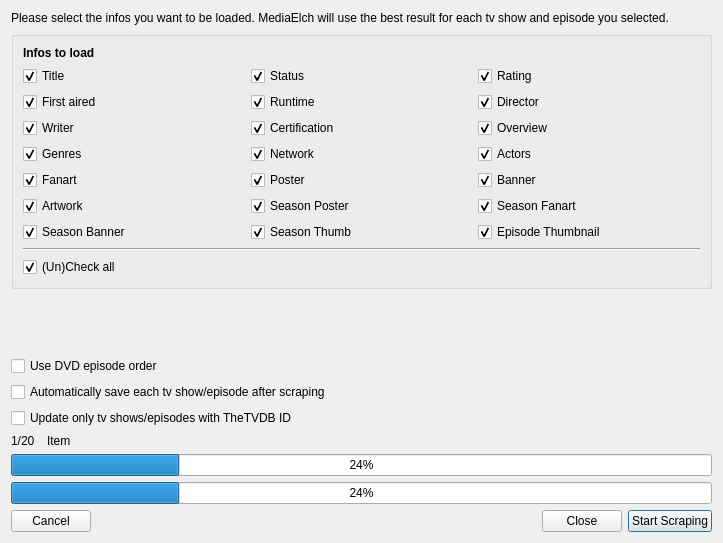
<?xml version="1.0" encoding="UTF-8"?>
<ui version="4.0">
 <class>TvShowMultiScrapeDialog</class>
 <widget class="QDialog" name="TvShowMultiScrapeDialog">
  <property name="geometry">
   <rect>
    <x>0</x>
    <y>0</y>
    <width>723</width>
    <height>543</height>
   </rect>
  </property>
  <property name="windowTitle">
   <string>TV Show Multi Scrape</string>
  </property>
  <property name="windowIcon">
   <iconset resource="../MediaElch.qrc">
    <normaloff>:/img/MediaElch.png</normaloff>:/img/MediaElch.png</iconset>
  </property>
  <layout class="QVBoxLayout" name="verticalLayout">
   <item>
    <widget class="QLabel" name="label">
     <property name="text">
      <string>Please select the infos you want to be loaded. MediaElch will use the best result for each tv show and episode you selected.</string>
     </property>
     <property name="wordWrap">
      <bool>true</bool>
     </property>
    </widget>
   </item>
   <item>
    <widget class="QGroupBox" name="groupBox">
     <property name="title">
      <string/>
     </property>
     <layout class="QVBoxLayout" name="verticalLayout_3">
      <item>
       <widget class="QLabel" name="label_2">
        <property name="font">
         <font>
          <weight>75</weight>
          <bold>true</bold>
         </font>
        </property>
        <property name="text">
         <string>Infos to load</string>
        </property>
       </widget>
      </item>
      <item>
       <layout class="QGridLayout" name="gridLayout_2">
        <item row="0" column="0">
         <widget class="MyCheckBox" name="chkTitle">
          <property name="text">
           <string>Title</string>
          </property>
          <property name="checked">
           <bool>true</bool>
          </property>
          <property name="type" stdset="0">
           <string notr="true">both</string>
          </property>
         </widget>
        </item>
        <item row="6" column="2">
         <widget class="MyCheckBox" name="chkEpisodeThumbnail">
          <property name="text">
           <string>Episode Thumbnail</string>
          </property>
          <property name="checked">
           <bool>true</bool>
          </property>
          <property name="type" stdset="0">
           <string notr="true">episode</string>
          </property>
         </widget>
        </item>
        <item row="6" column="1">
         <widget class="MyCheckBox" name="chkSeasonThumb">
          <property name="text">
           <string>Season Thumb</string>
          </property>
          <property name="checked">
           <bool>true</bool>
          </property>
          <property name="type" stdset="0">
           <string notr="true">show</string>
          </property>
         </widget>
        </item>
        <item row="6" column="0">
         <widget class="MyCheckBox" name="chkSeasonBanner">
          <property name="text">
           <string>Season Banner</string>
          </property>
          <property name="checked">
           <bool>true</bool>
          </property>
          <property name="type" stdset="0">
           <string notr="true">show</string>
          </property>
         </widget>
        </item>
        <item row="5" column="2">
         <widget class="MyCheckBox" name="chkSeasonFanart">
          <property name="text">
           <string>Season Fanart</string>
          </property>
          <property name="checked">
           <bool>true</bool>
          </property>
          <property name="type" stdset="0">
           <string notr="true">show</string>
          </property>
         </widget>
        </item>
        <item row="5" column="1">
         <widget class="MyCheckBox" name="chkSeasonPoster">
          <property name="text">
           <string>Season Poster</string>
          </property>
          <property name="checked">
           <bool>true</bool>
          </property>
          <property name="type" stdset="0">
           <string notr="true">show</string>
          </property>
         </widget>
        </item>
        <item row="5" column="0">
         <widget class="MyCheckBox" name="chkExtraArts">
          <property name="text">
           <string>Artwork</string>
          </property>
          <property name="checked">
           <bool>true</bool>
          </property>
          <property name="type" stdset="0">
           <string notr="true">show</string>
          </property>
         </widget>
        </item>
        <item row="4" column="2">
         <widget class="MyCheckBox" name="chkBanner">
          <property name="text">
           <string>Banner</string>
          </property>
          <property name="checked">
           <bool>true</bool>
          </property>
          <property name="type" stdset="0">
           <string notr="true">show</string>
          </property>
         </widget>
        </item>
        <item row="4" column="1">
         <widget class="MyCheckBox" name="chkPoster">
          <property name="text">
           <string>Poster</string>
          </property>
          <property name="checked">
           <bool>true</bool>
          </property>
          <property name="type" stdset="0">
           <string notr="true">show</string>
          </property>
         </widget>
        </item>
        <item row="4" column="0">
         <widget class="MyCheckBox" name="chkFanart">
          <property name="text">
           <string>Fanart</string>
          </property>
          <property name="checked">
           <bool>true</bool>
          </property>
          <property name="type" stdset="0">
           <string notr="true">show</string>
          </property>
         </widget>
        </item>
        <item row="3" column="2">
         <widget class="MyCheckBox" name="chkActors">
          <property name="text">
           <string>Actors</string>
          </property>
          <property name="checked">
           <bool>true</bool>
          </property>
          <property name="type" stdset="0">
           <string notr="true">show</string>
          </property>
         </widget>
        </item>
        <item row="3" column="1">
         <widget class="MyCheckBox" name="chkNetwork">
          <property name="text">
           <string>Network</string>
          </property>
          <property name="checked">
           <bool>true</bool>
          </property>
          <property name="type" stdset="0">
           <string notr="true">both</string>
          </property>
         </widget>
        </item>
        <item row="3" column="0">
         <widget class="MyCheckBox" name="chkGenres">
          <property name="text">
           <string>Genres</string>
          </property>
          <property name="checked">
           <bool>true</bool>
          </property>
          <property name="type" stdset="0">
           <string notr="true">show</string>
          </property>
         </widget>
        </item>
        <item row="2" column="2">
         <widget class="MyCheckBox" name="chkOverview">
          <property name="text">
           <string>Overview</string>
          </property>
          <property name="checked">
           <bool>true</bool>
          </property>
          <property name="type" stdset="0">
           <string notr="true">both</string>
          </property>
         </widget>
        </item>
        <item row="2" column="1">
         <widget class="MyCheckBox" name="chkCertification">
          <property name="text">
           <string>Certification</string>
          </property>
          <property name="checked">
           <bool>true</bool>
          </property>
          <property name="type" stdset="0">
           <string notr="true">both</string>
          </property>
         </widget>
        </item>
        <item row="2" column="0">
         <widget class="MyCheckBox" name="chkWriter">
          <property name="text">
           <string>Writer</string>
          </property>
          <property name="checked">
           <bool>true</bool>
          </property>
          <property name="type" stdset="0">
           <string notr="true">episode</string>
          </property>
         </widget>
        </item>
        <item row="1" column="2">
         <widget class="MyCheckBox" name="chkDirector">
          <property name="text">
           <string>Director</string>
          </property>
          <property name="checked">
           <bool>true</bool>
          </property>
          <property name="type" stdset="0">
           <string notr="true">episode</string>
          </property>
         </widget>
        </item>
        <item row="1" column="1">
         <widget class="MyCheckBox" name="chkRuntime">
          <property name="text">
           <string>Runtime</string>
          </property>
          <property name="checked">
           <bool>true</bool>
          </property>
          <property name="type" stdset="0">
           <string notr="true">show</string>
          </property>
         </widget>
        </item>
        <item row="1" column="0">
         <widget class="MyCheckBox" name="chkFirstAired">
          <property name="text">
           <string>First aired</string>
          </property>
          <property name="checked">
           <bool>true</bool>
          </property>
          <property name="type" stdset="0">
           <string notr="true">both</string>
          </property>
         </widget>
        </item>
        <item row="0" column="2">
         <widget class="MyCheckBox" name="chkRating">
          <property name="text">
           <string>Rating</string>
          </property>
          <property name="checked">
           <bool>true</bool>
          </property>
          <property name="type" stdset="0">
           <string notr="true">both</string>
          </property>
         </widget>
        </item>
        <item row="0" column="1">
         <widget class="MyCheckBox" name="chkStatus">
          <property name="text">
           <string>Status</string>
          </property>
          <property name="checked">
           <bool>true</bool>
          </property>
          <property name="type" stdset="0">
           <string notr="true">show</string>
          </property>
         </widget>
        </item>
       </layout>
      </item>
      <item>
       <widget class="Line" name="line">
        <property name="orientation">
         <enum>Qt::Horizontal</enum>
        </property>
       </widget>
      </item>
      <item>
       <widget class="QCheckBox" name="chkUnCheckAll">
        <property name="text">
         <string>(Un)Check all</string>
        </property>
        <property name="checked">
         <bool>true</bool>
        </property>
       </widget>
      </item>
     </layout>
    </widget>
   </item>
   <item>
    <spacer name="verticalSpacer">
     <property name="orientation">
      <enum>Qt::Vertical</enum>
     </property>
     <property name="sizeHint" stdset="0">
      <size>
       <width>20</width>
       <height>47</height>
      </size>
     </property>
    </spacer>
   </item>
   <item>
    <widget class="QCheckBox" name="chkDvdOrder">
     <property name="text">
      <string>Use DVD episode order</string>
     </property>
    </widget>
   </item>
   <item>
    <widget class="QCheckBox" name="chkAutoSave">
     <property name="text">
      <string>Automatically save each tv show/episode after scraping</string>
     </property>
    </widget>
   </item>
   <item>
    <widget class="QCheckBox" name="chkOnlyId">
     <property name="text">
      <string>Update only tv shows/episodes with TheTVDB ID</string>
     </property>
    </widget>
   </item>
   <item>
    <layout class="QHBoxLayout" name="horizontalLayout_2" stretch="0,1">
     <item>
      <widget class="QLabel" name="itemCounter">
       <property name="minimumSize">
        <size>
         <width>30</width>
         <height>0</height>
        </size>
       </property>
       <property name="text">
        <string>1/20</string>
       </property>
      </widget>
     </item>
     <item>
      <widget class="QLabel" name="title">
       <property name="text">
        <string notr="true">Item</string>
       </property>
      </widget>
     </item>
    </layout>
   </item>
   <item>
    <widget class="QProgressBar" name="progressItem">
     <property name="value">
      <number>24</number>
     </property>
    </widget>
   </item>
   <item>
    <widget class="QProgressBar" name="progressAll">
     <property name="value">
      <number>24</number>
     </property>
    </widget>
   </item>
   <item>
    <layout class="QHBoxLayout" name="horizontalLayout">
     <item>
      <widget class="QPushButton" name="btnCancel">
       <property name="text">
        <string>Cancel</string>
       </property>
       <property name="autoDefault">
        <bool>false</bool>
       </property>
      </widget>
     </item>
     <item>
      <spacer name="horizontalSpacer">
       <property name="orientation">
        <enum>Qt::Horizontal</enum>
       </property>
       <property name="sizeHint" stdset="0">
        <size>
         <width>40</width>
         <height>20</height>
        </size>
       </property>
      </spacer>
     </item>
     <item>
      <widget class="QPushButton" name="btnClose">
       <property name="text">
        <string>Close</string>
       </property>
       <property name="autoDefault">
        <bool>true</bool>
       </property>
       <property name="default">
        <bool>true</bool>
       </property>
      </widget>
     </item>
     <item>
      <widget class="QPushButton" name="btnStartScraping">
       <property name="text">
        <string>Start Scraping</string>
       </property>
       <property name="default">
        <bool>true</bool>
       </property>
      </widget>
     </item>
    </layout>
   </item>
  </layout>
 </widget>
 <customwidgets>
  <customwidget>
   <class>MyCheckBox</class>
   <extends>QCheckBox</extends>
   <header location="global">smallWidgets/MyCheckBox.h</header>
  </customwidget>
 </customwidgets>
 <resources>
  <include location="../MediaElch.qrc"/>
 </resources>
 <connections>
  <connection>
   <sender>btnCancel</sender>
   <signal>clicked()</signal>
   <receiver>TvShowMultiScrapeDialog</receiver>
   <slot>reject()</slot>
   <hints>
    <hint type="sourcelabel">
     <x>52</x>
     <y>514</y>
    </hint>
    <hint type="destinationlabel">
     <x>361</x>
     <y>271</y>
    </hint>
   </hints>
  </connection>
  <connection>
   <sender>btnClose</sender>
   <signal>clicked()</signal>
   <receiver>TvShowMultiScrapeDialog</receiver>
   <slot>accept()</slot>
   <hints>
    <hint type="sourcelabel">
     <x>540</x>
     <y>514</y>
    </hint>
    <hint type="destinationlabel">
     <x>361</x>
     <y>271</y>
    </hint>
   </hints>
  </connection>
 </connections>
</ui>
